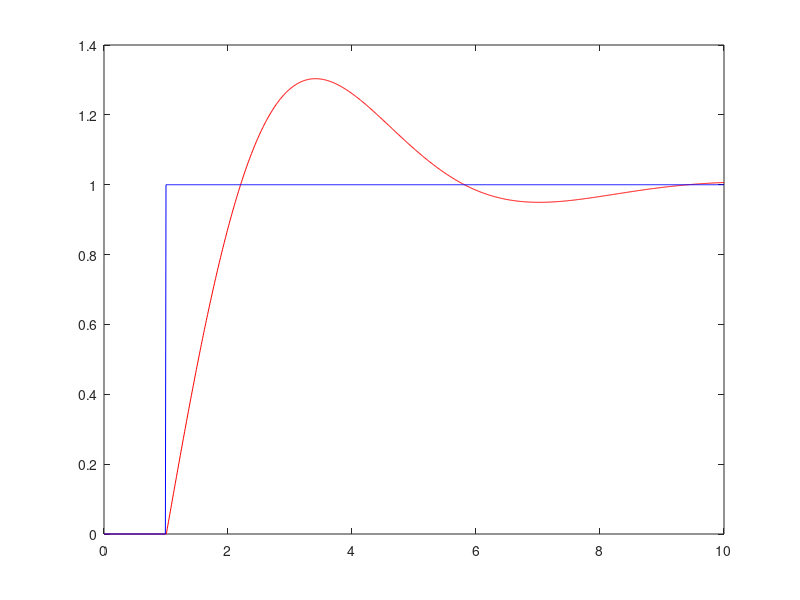

Source code (MATLAB): (Note: this script raises an error after producing the figure.)
%% Definition System
a0=1;
a1=1;
b0=1;
b1=1;
b2=0;
%% Definition Zeitschritte
t=linspace(0,10,1001);
t=t';
dt=t(2)-t(1);
%%Definition Erregung
u=t*0+1;
u(t<1)=0; %Sprungerregung
%% Deklarationen und Anfangswerte 
v=u*0;
vp=u*0;
vpp=u*0;
v(1)=0;  
vp(1)=0;
vpp(1)=0;
%% Ableitungen u
up=gradient(u)./gradient(t);
upp=gradient(up)./gradient(t);
%% Iterationen
for i=2:length(t)
    v(i)=v(i-1)+vp(i-1)*dt;
    vp(i)=vp(i-1)+vpp(i-1)*dt;
    vpp(i)=b0*u(i)+b1*up(i)+b2*upp(i)-a0*v(i)-a1*vp(i);
end
%% Darstellung
hold off
plot(t,v,'r')
hold on
plot(t,u,'b')
hold off
%%Vergleich Simulink
vsimulink=out.ScopeData.signals(2).values;
usimulink=out.ScopeData.signals(1).values;
testv=vsimulink-v;
testu=usimulink-u;
nnz(testv)
nnz(testu)
